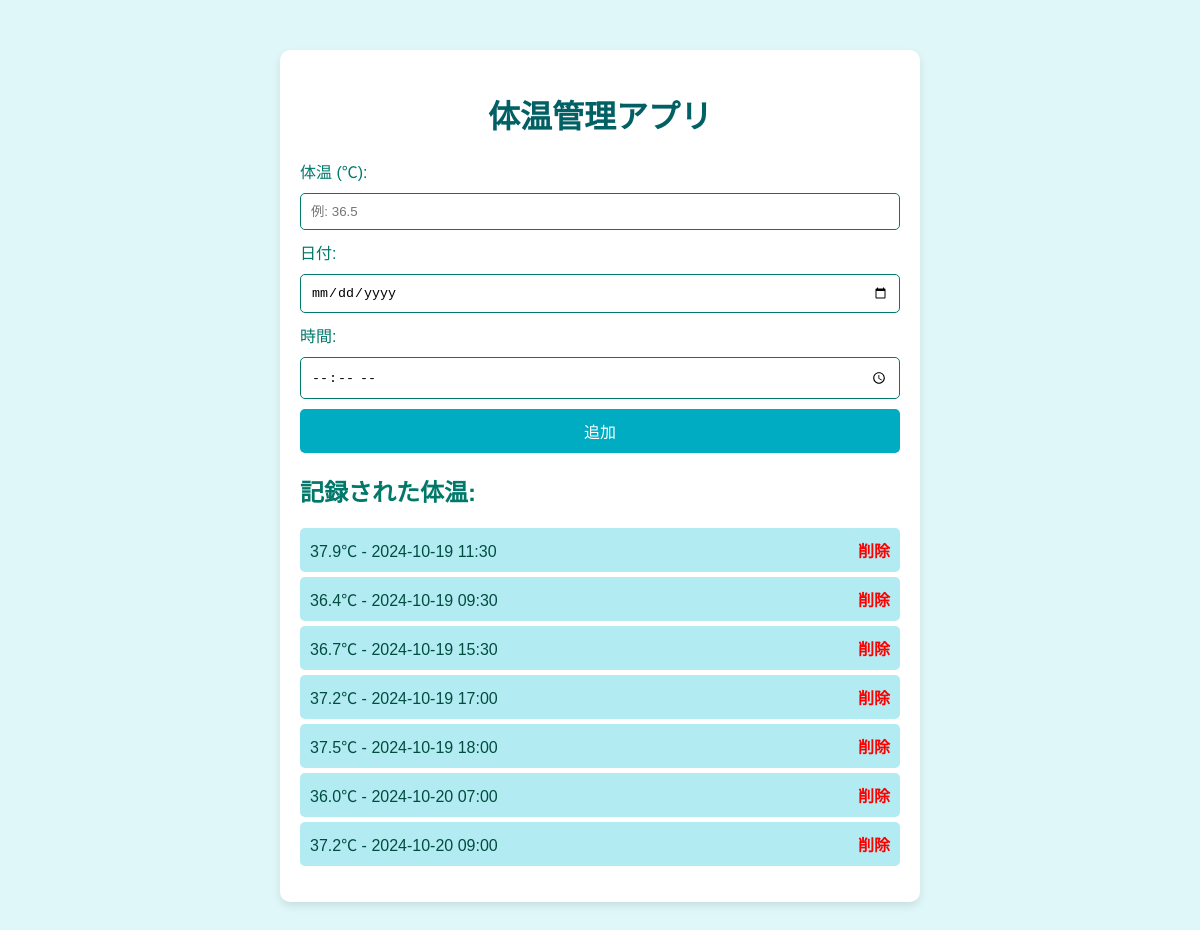
The page / on the database its author committed.
### tables this page shows
CREATE TABLE temperatures (
                    id INTEGER PRIMARY KEY AUTOINCREMENT,
                    temperature REAL,
                    date TEXT,
                    time TEXT
                );

### app.py (the view, shortened to what this page needs)
@app.route('/', methods=['GET', 'POST'])
def index():
    temperatures = get_all_temperatures()
    return render_template('index.html', temperatures=temperatures)

### app.py (called while the page is built)
def get_all_temperatures():
    conn = sqlite3.connect('temperature_data.db')
    c = conn.cursor()
    c.execute("SELECT * FROM temperatures")
    data = c.fetchall()
    conn.close()
    return data

### templates/index.html (shortened to what this page needs)
<!DOCTYPE html>
<html lang="ja">
<head>
    <link rel="stylesheet" href="{{ url_for('static', filename='style.css') }}">
</head>
<body>
    <div class="container">
        <h1>体温管理アプリ</h1>
        <form action="/" method="POST">
            <label for="temperature">体温 (℃):</label>
            <input type="text" id="temperature" name="temperature" placeholder="例: 36.5" required>
            <label for="date">日付:</label>
            <input type="date" id="date" name="date" required>
            <label for="time">時間:</label>
            <input type="time" id="time" name="time" required>
            <button type="submit">追加</button>
        </form>
        <h2>記録された体温:</h2>
        <ul>
            {% for record in temperatures %}
                <li>
                    {{ record[1] }}℃ - {{ record[2] }} {{ record[3] }}
                    <a href="/delete/{{ record[0] }}" class="delete-button">削除</a>
                </li>
            {% endfor %}
        </ul>
    </div>
</body>
</html>

### templates/static/style.css (style rules this page uses)
body { font-family: Arial, sans-serif; background-color: #e0f7fa; color: #00796b; margin: 0; padding: 0; }
.container { max-width: 600px; margin: 50px auto; background-color: white; padding: 20px; border-radius: 10px; box-shadow: 0 4px 8px rgba(0, 0, 0, 0.1); }
h1 { text-align: center; color: #006064; }
form { display: flex; flex-direction: column; margin-bottom: 20px; }
input[type="text"], input[type="date"], input[type="time"] { padding: 10px; margin-top: 10px; margin-bottom: 10px; border: 1px solid #00796b; border-radius: 5px; }
button { padding: 10px; background-color: #00acc1; color: white; border: none; border-radius: 5px; cursor: pointer; font-size: 16px; }
ul { list-style-type: none; padding-left: 0; }
li { background-color: #b2ebf2; padding: 10px; margin-bottom: 5px; border-radius: 5px; text-align: center; color: #004d40; display: flex; justify-content: space-between; }
.delete-button { color: red; text-decoration: none; font-weight: bold; }

### rows shown on the page
temperatures: temperature "37.9", date "2024-10-19", time "11:30"
temperatures: temperature "36.4", date "2024-10-19", time "09:30"
temperatures: temperature "36.7", date "2024-10-19", time "15:30"
temperatures: temperature "37.2", date "2024-10-19", time "17:00"
temperatures: temperature "37.5", date "2024-10-19", time "18:00"
temperatures: temperature "36.0", date "2024-10-20", time "07:00"
temperatures: temperature "37.2", date "2024-10-20", time "09:00"
